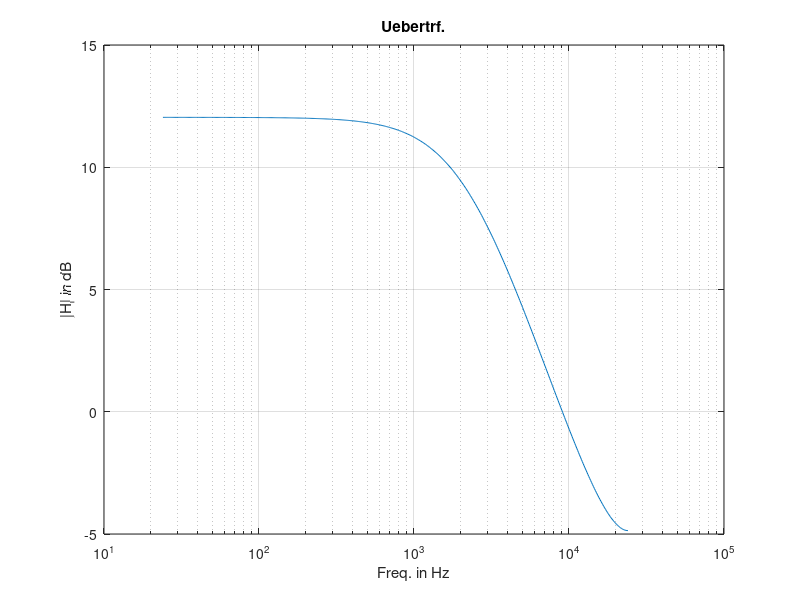

MATLAB code for this plot:
%---------------------------------------------------------------------------
% dsp_lab2_preparation.m
%
% US Bsp. aus Vorlesung am 13.5.05

clear
freq=(1:100)/200;
Fs = 48000;
%freq=linspace();
freq=0.5*logspace(-3,0,500);
num=[1,0];
den=[1,-0.75]; % Achtung !!! allebi invertieren !!
h_von_z = freqz(num,den,2*pi*freq);
% h_von_z isrt KOMPLEX !!!
% MATLAB : log(x) macht ln !!!
figure(1);
semilogx(freq*Fs, 20*log10( abs(h_von_z) ) ),grid,title('2. Versuch');
title('Uebertrf.');
xlabel('Freq. in Hz');
ylabel('|H| in dB');
